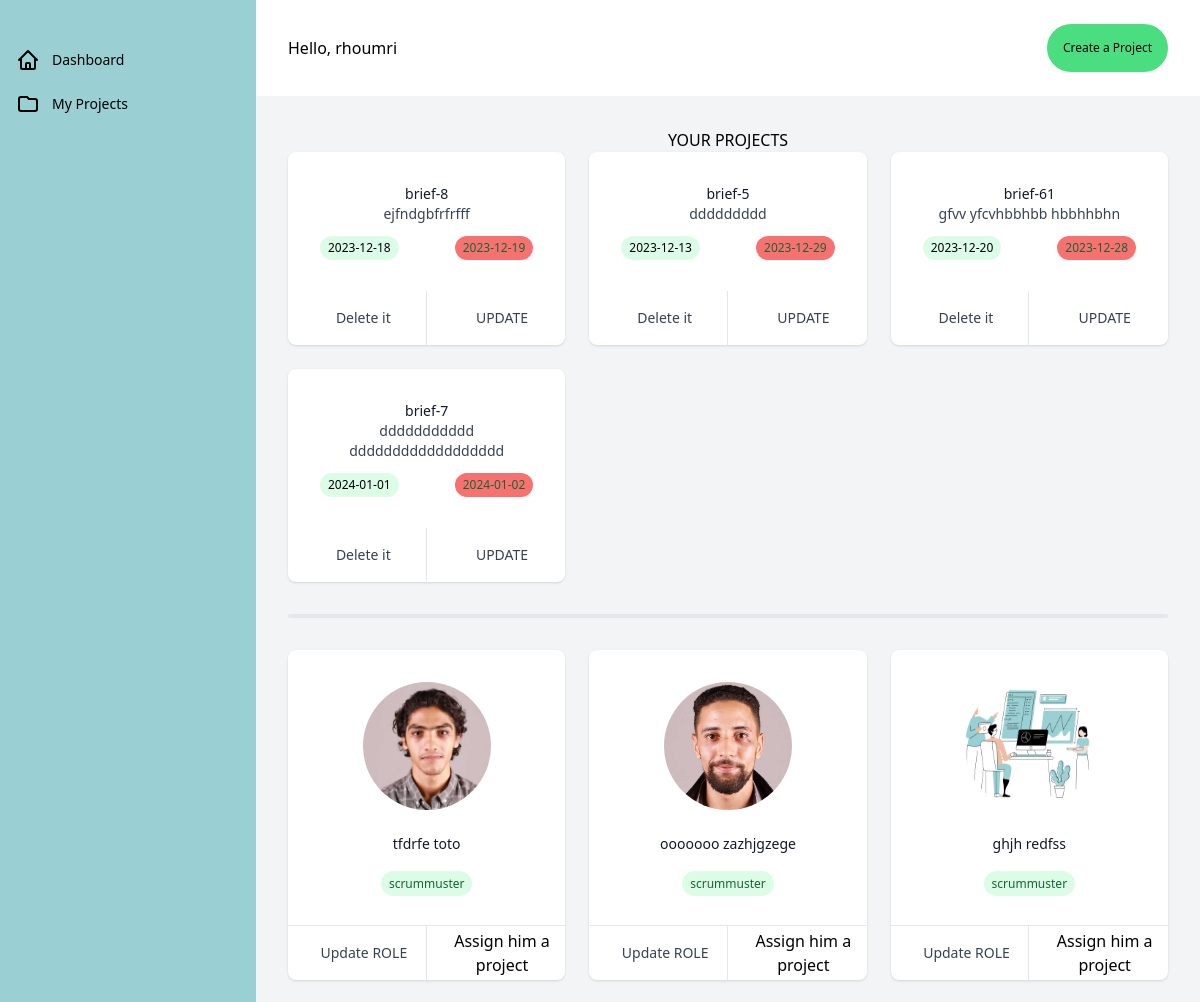
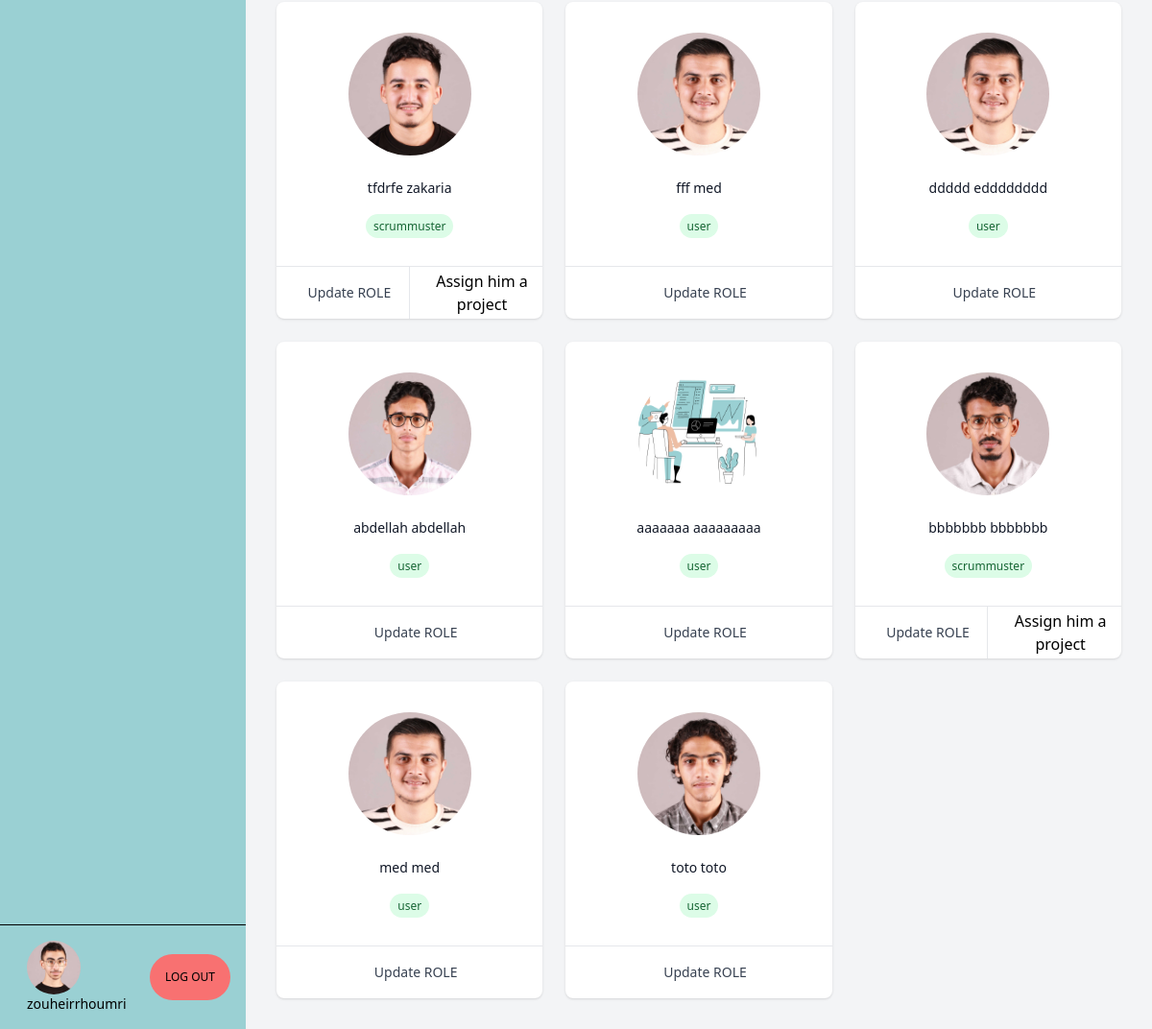
Screenshot of /dashboardadmin.php (signed in) with the database file from the repository (2 pictures, top to bottom).
### tables this page shows
CREATE TABLE `projects` (
  `project_ID` int(11) NOT NULL,
  `Nom_project` varchar(200) DEFAULT NULL,
  `descrip` varchar(3000) DEFAULT NULL,
  `Date_de_debut` date DEFAULT NULL,
  `date_fin` date DEFAULT NULL
);

CREATE TABLE `users` (
  `Membre_ID` int(11) NOT NULL,
  `image` varchar(1000) DEFAULT NULL,
  `nom` varchar(200) DEFAULT NULL,
  `prénom` varchar(200) DEFAULT NULL,
  `email` varchar(200) NOT NULL,
  `motdepasse` varchar(255) DEFAULT NULL,
  `téléphone` int(11) DEFAULT NULL,
  `roleuser` varchar(255) DEFAULT NULL,
  `équipe_ID` int(11) DEFAULT NULL,
  `project_ID` int(11) DEFAULT NULL
);

### signupconfig.php (called while the page is built, shortened)
<?php
class user
{
    private $username;
    private $userlastname;
    private $img;
    public function __construct($pdo)
    {
        $this->pdo = $pdo;
    }
    public function loginuser($id = 0, $username = '', $userlastname = '', $email = '', $password = '', $role = '', $img = '', $phonenumber = 0)
    {
        $this->username = $username;
        $this->userlastname = $userlastname;
        $this->img = $img;
    }
    public function getusername()
    {
        return $this->username;
    }
    public function getuserlastname()
    {
        return $this->userlastname;
    }
    public function getimg()
    {
        return $this->img;
    }
}

### CLASS_PROJECT.PHP (called while the page is built, shortened)
<?php
class project{
    public $pdo;
    public function __construct($pdo)
    {
        $this->pdo = $pdo;
    }
    public function fetchallproject()
    {
        try {
            $stm = $this->pdo->prepare("SELECT * FROM projects");
            $stm->execute();
            return $stm->fetchAll(PDO::FETCH_ASSOC);
        } catch (PDOException $e) {
            return $e->getMessage();
        }
    }
}
?>

### CLASS_PO.php (called while the page is built, shortened)
<?php
require_once("signupconfig.php");
class productowner extends user
{
    public function fetchAll()
    {
        try {
            $stm = $this->pdo->prepare("SELECT * FROM users WHERE roleuser IN ('user', 'scrummuster') ");
            $stm->execute();
            return $stm->fetchAll(PDO::FETCH_ASSOC);
        } catch (PDOException $e) {
            return $e->getMessage();
        }
    }
}
?>

### dashboardadmin.php (the view, shortened to what this page needs)
<?php
if (isset($_SESSION['Membre_ID']) && isset($_SESSION['nom'])) {
    require_once("CLASS_PO.php");
    require_once("CLASS_PROJECT.PHP");
    $Project = new project($pdo);
    $Productowner = new productowner($pdo);
    $Productowner->loginuser($_SESSION['Membre_ID'], $_SESSION['prénom'], $_SESSION['nom'], $_SESSION['email'], $_SESSION['motdepasse'], $_SESSION['roleuser'], $_SESSION['image'], $_SESSION['téléphone']);
?>
    <!DOCTYPE html>
    <html lang="en">
    <head>
        <script src="https://cdn.tailwindcss.com"></script>
        <link rel="stylesheet" href="https://cdnjs.cloudflare.com/ajax/libs/font-awesome/6.4.2/css/all.min.css" />
    </head>
    <body>
        <div id="sidebar" class="min-h-[640px] bg-gray-100 hidden fixed w-full lg:flex lg:w-64 lg:flex-col lg:fixed lg:inset-y-0  z-50 ">
            <div class="flex-1 flex flex-col min-h-0 bg-[#9ad0d3]">
                <div class="flex-1 flex flex-col pt-5 pb-4 overflow-y-auto">
                    <nav class="mt-5 flex-1 px-2 space-y-1">
                        <button id="all" class=" hover:bg-[#BFD8D5] bg-[#9ad0d3] text-black group flex items-center px-2 py-2 text-sm font-medium rounded-md" x-state:on="Current" x-state:off="Default" x-state-description="Current: &quot;bg-indigo-800 text-black&quot;, Default: &quot;text-black hover:bg-[#BFD8D5] hover:bg-opacity-75&quot;">
                            Dashboard
                        </button>
                        <button id="btnproject" class="text-black hover:bg-[#BFD8D5] hover:bg-opacity-75 group flex items-center px-2 py-2 text-sm font-medium rounded-md" x-state-description="undefined: &quot;bg-indigo-800 text-black&quot;, undefined: &quot;text-black hover:bg-[#BFD8D5] hover:bg-opacity-75&quot;">
                            My Projects
                        </button>
                    </nav>
                </div>
                <div class="w-full flex justify-between items-center border-t border-black p-4">
                    <div class="ml-3 flex flex-col">
                        <img class='inline-block h-14 w-14 rounded-full  ' src='img/<?php echo $Productowner->getimg() ?>' alt=''>
                        <p class="text-sm font-medium text-black">
                            <?php echo   $Productowner->getusername();
                            echo $Productowner->getuserlastname() ?>
                        </p>
                    </div>
                    <a href="logout.php" class="p-4 w-fit h-fit text-center text-black text-xs font-medium bg-red-400 rounded-full">LOG OUT</a>
                </div>
            </div>
        </div>
        <div class=" lg:pl-64 flex flex-col flex-1">
            <main class="flex-1 ">
                <div class="max-w-7xl mx-auto px-4 py-6 sm:px-6 md:px-8 flex justify-between items-center ">
                    <div>
                        <h1>Hello, <?php echo $_SESSION['nom']; ?></h1>
                    </div>
                    <a href="createproject.php" <?php if ($_SESSION['roleuser'] != 'PO') { ?>style="display:none" <?php }  ?> class="p-4 w-fit h-fit text-center text-black text-xs font-medium bg-green-400 rounded-full"><button>Create a Project</button></a>
                </div>
                <div class="myproject bg-gray-100 py-8 max-w-7xl mx-auto px-4 sm:px-6 lg:px-8">
                    <h1 class=" text-center">YOUR PROJECTS </h1>
                    <ul role="list" class="grid grid-cols-1 gap-6 sm:grid-cols-2 md:grid-cols-3  2lg:grid-cols-4">
                        <?php
                        $result = $Project->fetchallproject();
                        foreach ($result as $row) {
                            $projectID = $row['project_ID'];
                            $projectName = $row['Nom_project'];
                            $description = $row['descrip'];
                            $startDate = $row['Date_de_debut'];
                            $endDate = $row['date_fin'];
                        ?>
                            <li class=" col-span-1 flex flex-col text-center bg-white rounded-lg shadow  divide-gray-200">
                                <div class="flex-1 flex flex-col justify-between p-8 ">
                                    <h3 class=" text-gray-900 text-sm font-medium"><?php echo "  $projectName" ?></h3>
                                    <div class="  text-gray-500  text-sm">
                                        <?php
                                        echo "<p class='mb-3 font-normal text-gray-700'>$description</p>";
                                        ?>
                                    </div>
                                    <div class="  flex justify-between">
                                        <span class="px-2 py-1 text-g*reen-800 text-xs font-medium bg-green-100 rounded-full"><?php echo "   $startDate" ?></span>
                                        <span class="px-2 py-1 text-green-800 text-xs font-medium bg-red-400 rounded-full"><?php echo "  $endDate" ?></span>
                                    </div>
                                </div>
                                <div class="-mt-px flex divide-x divide-gray-200  ">
                                    <form class=" w-0 flex-1 flex" method="post">
                                        <button type="submit" id="delete it" class="relative w-0 flex-1 inline-flex items-center justify-center py-4 text-sm text-gray-700 font-medium border border-transparent rounded-br-lg hover:text-gray-500 ml-3">Delete it</button>
                                    </form>
                                    <form class="-ml-px w-0 flex-1 flex" action="" method="GET">
                                        <a href="editproject.php?id=<?php echo $projectID; ?>" class="btn_update_project relative w-0 flex-1 inline-flex items-center justify-center py-4 text-sm text-gray-700 font-medium border border-transparent rounded-br-lg hover:text-gray-500 ml-3"> UPDATE
                                        </a>
                                    </form>
                                </div>
                            </li>
                        <?php
                        };
                        ?>
                    </ul>
                    <hr class=" h-1 my-8 bg-gray-200 border-0 rounded dark:bg-gray-700">
                    <ul role="list" class="users grid grid-cols-1 gap-6 sm:grid-cols-2 md:grid-cols-3  2lg:grid-cols-4">
                        <?php
                        $result = $Productowner->fetchAll();
                        foreach ($result as $row) {
                            $nom = $row['nom'];
                            $prenom = $row['prénom'];
                            $roleuser = $row['roleuser'];
                            $userid = $row['Membre_ID'];
                            $image = $row['image'];
                        ?>
                            <li class="col-span-1 flex flex-col text-center bg-white rounded-lg shadow divide-y divide-gray-200">
                                <div class="flex-1 flex flex-col p-8">
                                    <img class="w-32 h-32 flex-shrink-0 mx-auto rounded-full" src="img/<?php echo "$image" ?>" alt="">
                                    <h3 class="mt-6 text-gray-900 text-sm font-medium"><?php echo "$nom ";
                                                                                        echo "$prenom" ?></h3>
                                    <dl class="mt-1 flex-grow flex flex-col justify-between">
                                        <dd class="mt-3">
                                            <span class="px-2 py-1 text-green-800 text-xs font-medium bg-green-100 rounded-full"><?php echo "$roleuser" ?></span>
                                        </dd>
                                    </dl>
                                </div>
                                <div class="-mt-px flex divide-x divide-gray-200">
                                    <div class="w-0 flex-1 flex">
                                        <a href="updaterol.php?id=<?php echo $row["Membre_ID"]; ?>" class="relative -mr-px w-0 flex-1 inline-flex items-center justify-center py-4 text-sm text-gray-700 font-medium border border-transparent rounded-bl-lg hover:text-gray-500">
                                            <button class="Assignhimasproductowner assign-product-owner ml-3">Update ROLE</button>
                                        </a>
                                    </div>
                                    <div class=" -ml-px w-0 flex-1 flex" <?php if ($roleuser === 'user') { ?>style="display:none" <?php } ?>>
                                        <button data-id="<?php echo $userid; ?>" class="Assigntohimaproject ml-3">Assign him a project</button>
                                    </div>
                                </div>
                            </li>
                        <?php
                        }
                        ?>
                    </ul>
            </main>
        </div>
    </body>
    </html>
<?php
} else {
    header("Location: index.php");
    exit();
}
?>

### rows the page displays
projects: Nom_project "brief-8", descrip "ejfndgbfrfrfff", Date_de_debut "2023-12-18", date_fin "2023-12-19"
projects: Nom_project "brief-5", descrip "ddddddddd", Date_de_debut "2023-12-13", date_fin "2023-12-29"
projects: Nom_project "brief-61", descrip "gfvv yfcvhbbhbb hbbhhbhn", Date_de_debut "2023-12-20", date_fin "2023-12-28"
projects: Nom_project "brief-7", descrip "ddddddddddd dddddddddddddddddd", Date_de_debut "2024-01-01", date_fin "2024-01-02"
users: image (picture), nom "tfdrfe", prénom "toto", roleuser "scrummuster"
users: image (picture), nom "ooooooo", prénom "zazhjgzege", roleuser "scrummuster"
users: image (picture), nom "ghjh", prénom "redfss", roleuser "scrummuster"
users: image (picture), nom "tfdrfe", prénom "zakaria", roleuser "scrummuster"
users: image (picture), nom "fff", prénom "med", roleuser "user"
users: image (picture), nom "ddddd", prénom "edddddddd", roleuser "user"
users: image (picture), nom "abdellah", prénom "abdellah", roleuser "user"
users: image (picture), nom "aaaaaaa", prénom "aaaaaaaaa", roleuser "user"
users: image (picture), nom "bbbbbbb", prénom "bbbbbbb", roleuser "scrummuster"
users: image (picture), nom "med", prénom "med", roleuser "user"
users: image (picture), nom "toto", prénom "toto", roleuser "user"

### other values shown
$Productowner->getusername() "zouheir"
$Productowner->getuserlastname() "rhoumri"
$_SESSION['nom'] "rhoumri"
